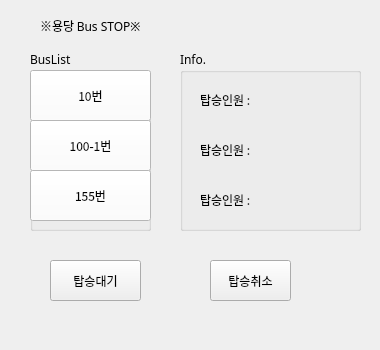
<?xml version="1.0" encoding="UTF-8"?>
<ui version="4.0">
 <class>Form</class>
 <widget class="QWidget" name="Form">
  <property name="geometry">
   <rect>
    <x>0</x>
    <y>0</y>
    <width>380</width>
    <height>350</height>
   </rect>
  </property>
  <property name="font">
   <font>
    <family>나눔고딕</family>
   </font>
  </property>
  <property name="windowTitle">
   <string>Form</string>
  </property>
  <widget class="QGroupBox" name="groupBox_2">
   <property name="geometry">
    <rect>
     <x>180</x>
     <y>50</y>
     <width>181</width>
     <height>181</height>
    </rect>
   </property>
   <property name="title">
    <string>Info.</string>
   </property>
   <widget class="QLabel" name="bus3Cnt">
    <property name="geometry">
     <rect>
      <x>100</x>
      <y>140</y>
      <width>51</width>
      <height>21</height>
     </rect>
    </property>
    <property name="text">
     <string/>
    </property>
   </widget>
   <widget class="QLabel" name="bus2Cnt">
    <property name="geometry">
     <rect>
      <x>100</x>
      <y>90</y>
      <width>50</width>
      <height>20</height>
     </rect>
    </property>
    <property name="text">
     <string/>
    </property>
   </widget>
   <widget class="QLabel" name="bus1Cnt">
    <property name="geometry">
     <rect>
      <x>100</x>
      <y>40</y>
      <width>50</width>
      <height>20</height>
     </rect>
    </property>
    <property name="text">
     <string/>
    </property>
   </widget>
   <widget class="QLabel" name="label">
    <property name="geometry">
     <rect>
      <x>20</x>
      <y>40</y>
      <width>50</width>
      <height>20</height>
     </rect>
    </property>
    <property name="text">
     <string>탑승인원 : </string>
    </property>
   </widget>
   <widget class="QLabel" name="label_2">
    <property name="geometry">
     <rect>
      <x>20</x>
      <y>90</y>
      <width>50</width>
      <height>20</height>
     </rect>
    </property>
    <property name="text">
     <string>탑승인원 : </string>
    </property>
   </widget>
   <widget class="QLabel" name="label_3">
    <property name="geometry">
     <rect>
      <x>20</x>
      <y>140</y>
      <width>50</width>
      <height>20</height>
     </rect>
    </property>
    <property name="text">
     <string>탑승인원 : </string>
    </property>
   </widget>
  </widget>
  <widget class="QPushButton" name="busPlus">
   <property name="geometry">
    <rect>
     <x>50</x>
     <y>260</y>
     <width>91</width>
     <height>41</height>
    </rect>
   </property>
   <property name="text">
    <string>탑승대기</string>
   </property>
  </widget>
  <widget class="QPushButton" name="busMinus">
   <property name="geometry">
    <rect>
     <x>210</x>
     <y>260</y>
     <width>81</width>
     <height>41</height>
    </rect>
   </property>
   <property name="text">
    <string>탑승취소</string>
   </property>
  </widget>
  <widget class="QGroupBox" name="groupBox">
   <property name="geometry">
    <rect>
     <x>30</x>
     <y>50</y>
     <width>121</width>
     <height>181</height>
    </rect>
   </property>
   <property name="title">
    <string>BusList</string>
   </property>
   <widget class="QPushButton" name="btnBus1">
    <property name="geometry">
     <rect>
      <x>0</x>
      <y>20</y>
      <width>121</width>
      <height>51</height>
     </rect>
    </property>
    <property name="styleSheet">
     <string notr="true">background-color:rgb(255,255,255);</string>
    </property>
    <property name="text">
     <string>10번</string>
    </property>
   </widget>
   <widget class="QPushButton" name="btnBus2">
    <property name="geometry">
     <rect>
      <x>0</x>
      <y>70</y>
      <width>121</width>
      <height>51</height>
     </rect>
    </property>
    <property name="styleSheet">
     <string notr="true">background-color:rgb(255,255,255);</string>
    </property>
    <property name="text">
     <string>100-1번</string>
    </property>
   </widget>
   <widget class="QPushButton" name="btnBus3">
    <property name="geometry">
     <rect>
      <x>0</x>
      <y>120</y>
      <width>121</width>
      <height>51</height>
     </rect>
    </property>
    <property name="styleSheet">
     <string notr="true">background-color:rgb(255,255,255);</string>
    </property>
    <property name="text">
     <string>155번</string>
    </property>
   </widget>
  </widget>
  <widget class="QLabel" name="label_4">
   <property name="geometry">
    <rect>
     <x>40</x>
     <y>10</y>
     <width>131</width>
     <height>31</height>
    </rect>
   </property>
   <property name="text">
    <string>※용당 Bus STOP※</string>
   </property>
  </widget>
 </widget>
 <resources/>
 <connections/>
</ui>
